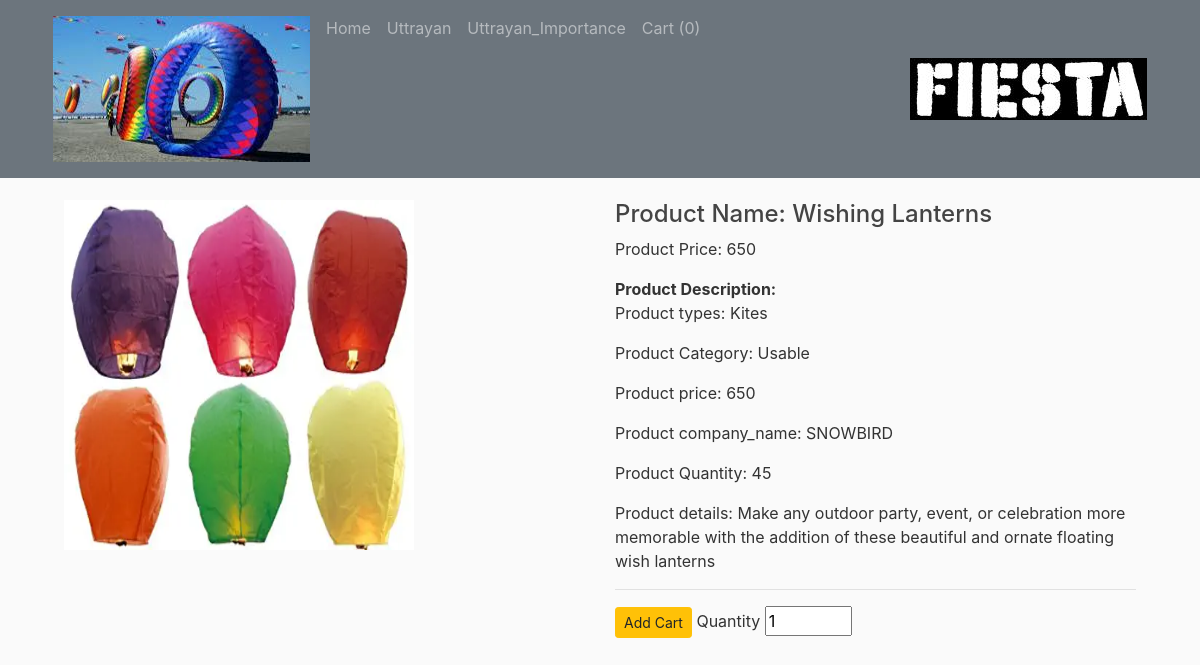
The page /uttrayan/1 on the database its author committed.
### database.py (models this page shows, shortened)
class Uttrayan(db.Model,UserMixin):
	id = db.Column(db.Integer,primary_key=True)
	image = db.Column(db.String(120),nullable=False)
	name = db.Column(db.String(120),nullable=False,unique=True)
	types = db.Column(db.String(120),nullable=False)
	category = db.Column(db.String(120),nullable=False)
	price = db.Column(db.Integer,nullable=False)
	companyname = db.Column(db.String(120),nullable=False)
	quantity = db.Column(db.Integer,nullable=False)
	detail = db.Column(db.String(200),nullable=False)
	username = db.Column(db.String(120),nullable=False)

### new.py (the view)
@app.route('/uttrayan/<int:id>')
def single_page9(id):
	product=Uttrayan.query.get_or_404(id)
	return render_template('single_page9.html',products=product)

### template/single_page9.html (shortened to what this page needs)
s<!DOCTYPE html>
<html>
<head>
    <link rel="stylesheet" href="https://stackpath.bootstrapcdn.com/bootstrap/4.4.1/css/bootstrap.min.css">
    <link rel="stylesheet" type="text/css" href="{{url_for('static', filename='main.css')}}">
</head>
<body >
  <nav class="navbar navbar-expand-md navbar-dark bg-secondary fixed-top"  >
    <div class="container">
      <div class="collapse navbar-collapse" id="navbarToggle">
         <div class="navbar-nav mr-auto" >
          <img class="nav-item nav-link"  src="{{url_for('static', filename='uttrayan/utt1.jpg')}}"  />
          <div class="navbar-nav mr-auto" >
          <a class="nav-item nav-link" href="/home1" >Home</a>
          <a class="nav-item nav-link" href="/uttrayan" >Uttrayan</a>
          <a class="nav-item nav-link" href="/uttrayanimp">Uttrayan_Importance</a>
          <a class="nav-link" href="/carts" tableindex="-1" >Cart ({{session['Shoppingcart']|length}})</a>
        </div>
        </div>
        <div class="navbar-nav ">
            <img class="nav-item nav-link" src="{{url_for('static', filename='new3.jpg')}}" />
         </div>
      </div>
    </div>
  </nav>
	<main role="main" class="container">
  <div class="container mt-5">
    <div class="row">
      <div class="col-md-6" id="b_image">
        <img src="{{url_for('static',filename=products.image)}}" alt="{{products.name}}" width="350" height="350">
      </div>
      <div class="col-md-6">
        <h4>Product Name: {{products.name}}</h4>
        <p>Product Price: {{products.price}}</p>
        <b>Product Description:</b>
        <p>Product types: {{products.types}}</p>
        <p>Product Category: {{products.category}}</p>
        <p>Product price: {{products.price}}</p>
        <p>Product company_name: {{products.companyname}}</p>
        <p>Product Quantity: {{products.quantity}}</p>
        <p>Product details: {{products.detail}}</p>
      <hr>
        <form action="{{url_for('AddCart')}}" method="post">
          <button type="submit" name="onsubmit" value="9" class="btn btn-sm btn-warning">Add Cart</button>
          <label for="">Quantity</label>
          <input type="number" name="quantity" id="" value="1" min="1" max="{{products.quantity}}">
        </form>
      </div>
    </div>
  </div>
</main>
</body>
</html>

### static/main.css (style rules this page uses)
body { background: #fafafa; color: #333333; margin-top: 5rem; }
h1, h2, h3, h4, h5, h6 { color: #444444; }
.row { display: flex; flex-wrap: wrap; padding: 0 4px; }

### rows shown on the page
Uttrayan: image (picture), name "Wishing Lanterns", price "650", types "Kites", category "Usable", companyname "SNOWBIRD", quantity "45", detail "Make any outdoor party, event, or celebration more memorable with the addition of these beautiful and ornate floating wish lanterns"

### other values the page prints
{{ session['Shoppingcart']|length }} "0"
